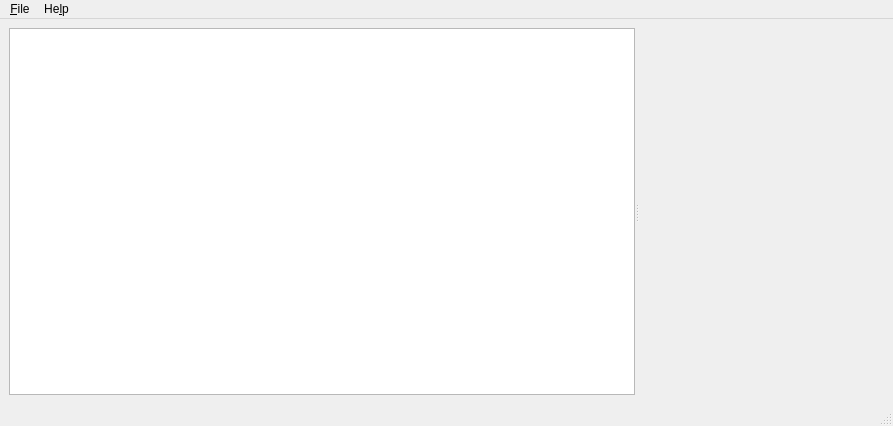
<?xml version="1.0" encoding="UTF-8"?>
<ui version="4.0">
    <class>MainWindow</class>
    <widget class="QMainWindow" name="MainWindow">
        <property name="geometry">
            <rect>
                <x>0</x>
                <y>0</y>
                <width>893</width>
                <height>426</height>
            </rect>
        </property>
        <property name="windowTitle">
            <string>Sokar</string>
        </property>
        <widget class="QWidget" name="mainWidget">
            <layout class="QVBoxLayout" name="verticalLayout" stretch="1">
                <item>
                    <widget class="QSplitter" name="splitter">
                        <property name="orientation">
                            <enum>Qt::Horizontal</enum>
                        </property>
                        <widget class="Sokar::FileTree" name="fileTree"/>
                        <widget class="Sokar::DicomTabs" name="dicomTabs" native="true"/>
                    </widget>
                </item>
            </layout>
        </widget>
        <widget class="QMenuBar" name="menuBar">
            <property name="geometry">
                <rect>
                    <x>0</x>
                    <y>0</y>
                    <width>893</width>
                    <height>26</height>
                </rect>
            </property>
            <widget class="QMenu" name="menuFile">
                <property name="title">
                    <string>&amp;File</string>
                </property>
                <widget class="QMenu" name="menuExport">
                    <property name="title">
                        <string>E&amp;xport as</string>
                    </property>
                    <addaction name="actionJPEG"/>
                    <addaction name="actionPNG"/>
                    <addaction name="actionGIF"/>
                    <addaction name="actionBMP"/>
                </widget>
                <widget class="QMenu" name="menuOpenRecent">
                    <property name="title">
                        <string>Open &amp;Recent</string>
                    </property>
                </widget>
                <addaction name="actionOpen"/>
                <addaction name="menuOpenRecent"/>
                <addaction name="separator"/>
                <addaction name="menuExport"/>
                <addaction name="separator"/>
                <addaction name="actionExit"/>
            </widget>
            <widget class="QMenu" name="menuHelp">
                <property name="title">
                    <string>He&amp;lp</string>
                </property>
                <addaction name="separator"/>
                <addaction name="actionAboutCMake"/>
                <addaction name="actionAboutQt"/>
                <addaction name="actionAboutGDCM"/>
                <addaction name="actionAboutSokar"/>
            </widget>
            <addaction name="menuFile"/>
            <addaction name="menuHelp"/>
        </widget>
        <widget class="QStatusBar" name="statusBar"/>
        <action name="actionExit">
            <property name="text">
                <string>&amp;Exit</string>
            </property>
        </action>
        <action name="actionAboutQt">
            <property name="text">
                <string>About &amp;Qt</string>
            </property>
        </action>
        <action name="actionAboutGDCM">
            <property name="text">
                <string>About &amp;GDCM</string>
            </property>
        </action>
        <action name="actionAboutSokar">
            <property name="text">
                <string>About &amp;Sokar</string>
            </property>
        </action>
        <action name="actionHelp">
            <property name="text">
                <string>Sokar &amp;Help</string>
            </property>
        </action>
        <action name="actionLight">
            <property name="text">
                <string>&amp;Light</string>
            </property>
        </action>
        <action name="actionDark">
            <property name="text">
                <string>&amp;Dark</string>
            </property>
        </action>
        <action name="actionOpen">
            <property name="text">
                <string>&amp;Open</string>
            </property>
        </action>
        <action name="action">
            <property name="text">
                <string>&amp;Save Anonymously</string>
            </property>
        </action>
        <action name="actionJPEG">
            <property name="text">
                <string>&amp;JPEG</string>
            </property>
        </action>
        <action name="actionPNG">
            <property name="text">
                <string>&amp;PNG</string>
            </property>
        </action>
        <action name="actionGIF">
            <property name="text">
                <string>&amp;GIF</string>
            </property>
        </action>
        <action name="actionBMP">
            <property name="text">
                <string>&amp;BMP</string>
            </property>
        </action>
        <action name="actionPreferences">
            <property name="text">
                <string>&amp;Preferences</string>
            </property>
        </action>
        <action name="actionqq">
            <property name="text">
                <string>qq</string>
            </property>
        </action>
        <action name="actionAboutCMake">
            <property name="text">
                <string>About CMake</string>
            </property>
        </action>
    </widget>
    <customwidgets>
        <customwidget>
            <class>Sokar::DicomTabs</class>
            <extends>QWidget</extends>
            <header>widget/dicomtabs.h</header>
        </customwidget>
        <customwidget>
            <class>Sokar::FileTree</class>
            <extends>QTreeView</extends>
            <header>widget/filetree.h</header>
        </customwidget>
    </customwidgets>
    <resources/>
    <connections/>
</ui>
